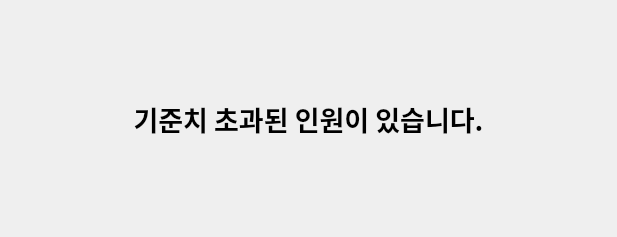
<?xml version="1.0" encoding="UTF-8"?>
<ui version="4.0">
 <class>Dialog</class>
 <widget class="QDialog" name="Dialog">
  <property name="geometry">
   <rect>
    <x>0</x>
    <y>0</y>
    <width>617</width>
    <height>237</height>
   </rect>
  </property>
  <property name="windowTitle">
   <string>Dialog</string>
  </property>
  <layout class="QGridLayout" name="gridLayout">
   <item row="0" column="0">
    <widget class="QLabel" name="label">
     <property name="font">
      <font>
       <family>Arial Black</family>
       <pointsize>20</pointsize>
       <weight>75</weight>
       <bold>true</bold>
      </font>
     </property>
     <property name="text">
      <string>기준치 초과된 인원이 있습니다.</string>
     </property>
     <property name="alignment">
      <set>Qt::AlignCenter</set>
     </property>
    </widget>
   </item>
  </layout>
 </widget>
 <resources/>
 <connections/>
</ui>
